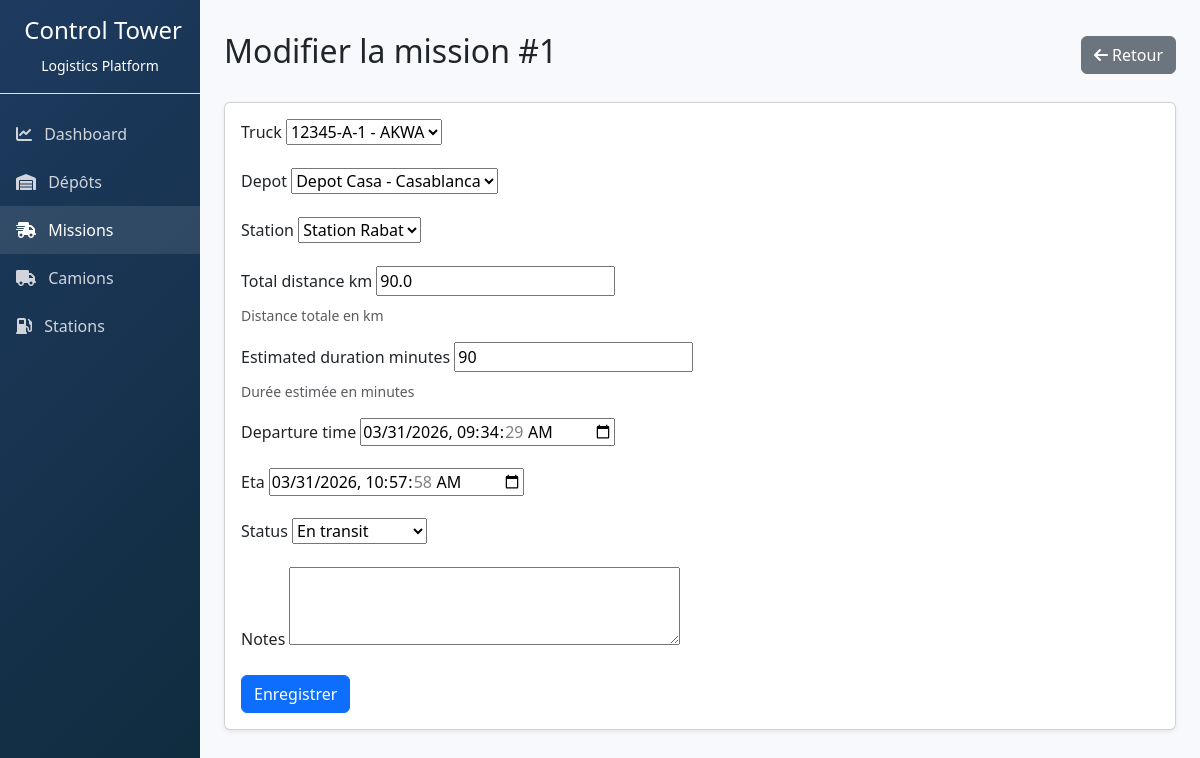
Before: /api/missions/1/edit/ with the older database file.
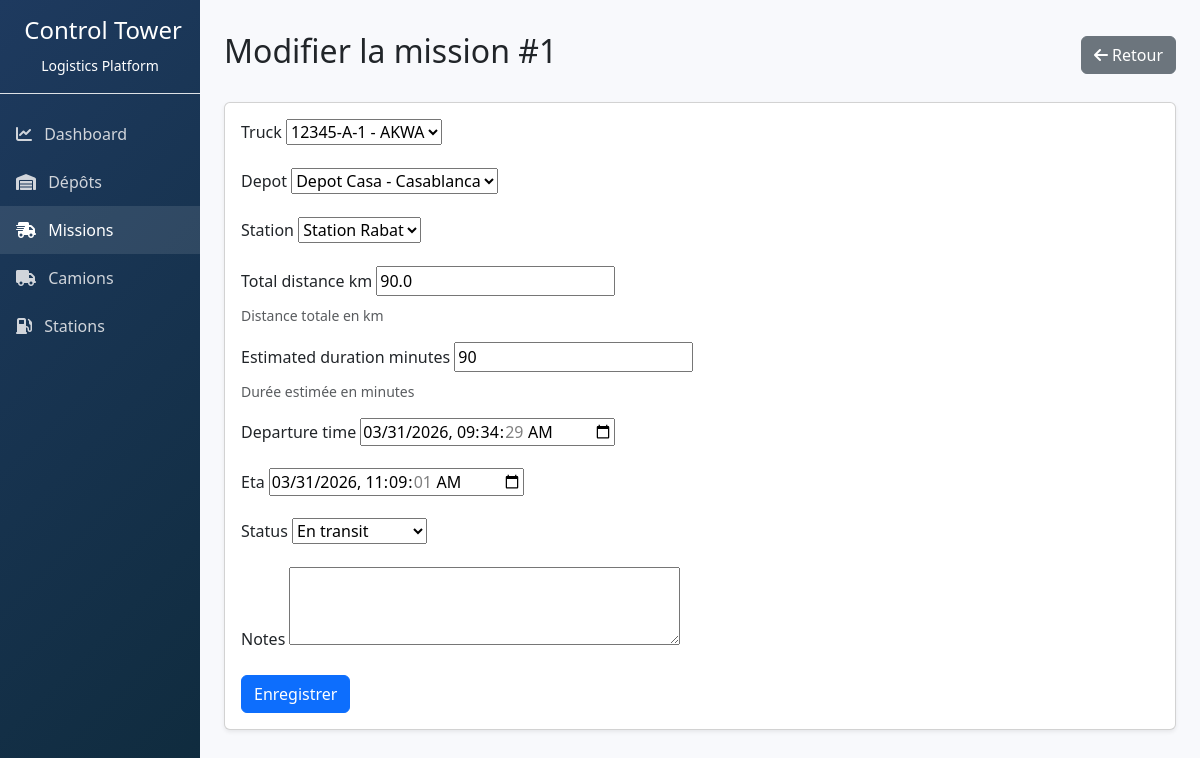
After: the same page with the newer database file.
### logistics/models.py (models this page shows, shortened)
class Mission(models.Model):
    truck = models.ForeignKey(Truck, on_delete=models.CASCADE, related_name='missions')
    depot = models.ForeignKey(Depot, on_delete=models.CASCADE)
    station = models.ForeignKey(Station, on_delete=models.CASCADE)
    route_polyline = models.TextField(blank=True, default='', help_text="Encoded polyline du trajet prévu")
    total_distance_km = models.FloatField(default=0, help_text="Distance totale en km")
    estimated_duration_minutes = models.IntegerField(default=0, help_text="Durée estimée en minutes")
    remaining_distance_km = models.FloatField(default=0)
    eta_minutes = models.IntegerField(null=True, blank=True)
    deviation_km = models.FloatField(default=0, help_text="Distance de déviation en km")
    traveled_distance_km = models.FloatField(default=0, help_text="Distance déjà parcourue")
    departure_time = models.DateTimeField(default=timezone.now)
    actual_departure_time = models.DateTimeField(null=True, blank=True)
    eta = models.DateTimeField(null=True, blank=True)
    actual_arrival_time = models.DateTimeField(null=True, blank=True)
    delivered_quantity = models.FloatField(null=True, blank=True)
    STATUS_CHOICES = [
        ('PLANNED', 'Planifiée'),
        ('LOADING', 'Chargement'),
        ('IN_TRANSIT', 'En transit'),
        ('ARRIVED', 'Arrivé'),
        ('UNLOADING', 'Déchargement'),
        ('COMPLETED', 'Terminé'),
        ('CANCELLED', 'Annulée'),
    ]
    status = models.CharField(max_length=20, choices=STATUS_CHOICES, default='PLANNED')
    notes = models.TextField(blank=True, default='')
    created_at = models.DateTimeField(auto_now_add=True)
    updated_at = models.DateTimeField(auto_now=True)

### logistics/views.py (the view)
# urls.py: path('missions/<int:pk>/edit/', views.MissionUpdateView.as_view(), name='mission_update'),
class MissionUpdateView(SuccessMessageMixin, UpdateView):
    model = Mission
    form_class = MissionForm
    template_name = 'logistics/mission_form.html'
    success_url = reverse_lazy('mission_list')
    success_message = "Mission mise à jour."

### logistics/forms.py
class MissionForm(forms.ModelForm):
    class Meta:
        model = Mission
        fields = [
            'truck', 'depot', 'station',
            'total_distance_km', 'estimated_duration_minutes',
            'departure_time', 'eta',
            'status', 'notes'
        ]
        widgets = {
            'departure_time': forms.DateTimeInput(attrs={'type': 'datetime-local'}),
            'eta': forms.DateTimeInput(attrs={'type': 'datetime-local'}),
            'notes': forms.Textarea(attrs={'rows': 3}),
        }

### logistics/models.py (called while the page is built)
    def __str__(self):
        return f"{self.name} - {self.city}"

    def __str__(self):
        return self.name

    def __str__(self):
        return f"{self.matricule} - {self.transporter}"

### logistics/templates/logistics/mission_form.html (shortened to what this page needs)
{% extends "logistics/base.html" %}
{% block content %}
<div class="d-flex justify-content-between align-items-center mb-4">
    <h1 class="h2">{% if form.instance.pk %}Modifier la mission #{{ form.instance.id }}{% else %}Nouvelle mission{% endif %}</h1>
    <a href="{% url 'logistics:mission_list' %}" class="btn btn-secondary"><i class="fas fa-arrow-left"></i> Retour</a>
</div>
<div class="card shadow-sm">
    <div class="card-body">
        <form method="post">
            {% for field in form %}
                <div class="mb-3">
                    <label for="{{ field.id_for_label }}" class="form-label">{{ field.label }}</label>
                    {{ field }}
                    {% if field.help_text %}
                        <div class="form-text">{{ field.help_text }}</div>
                    {% endif %}
                </div>
            {% endfor %}
            <button type="submit" class="btn btn-primary">Enregistrer</button>
        </form>
    </div>
</div>
{% endblock %}

Changed rows visible on the page:
changed Mission "12345-A-1 - AKWA": eta "03/31/2026 10:57:58" → "03/31/2026 11:09:01"
